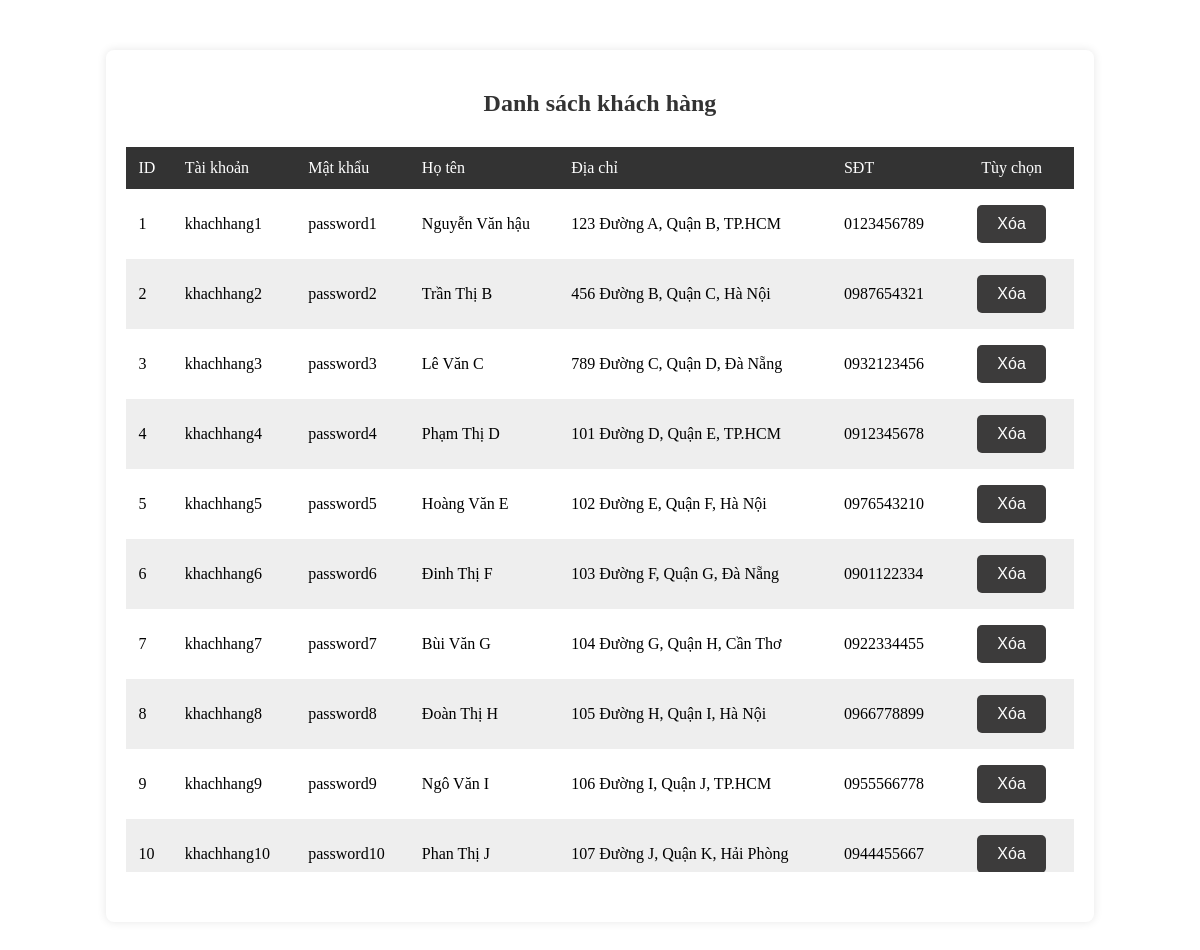
Page /app/views/admin/khachhang/view_list_khachhang.php on the earlier database version.
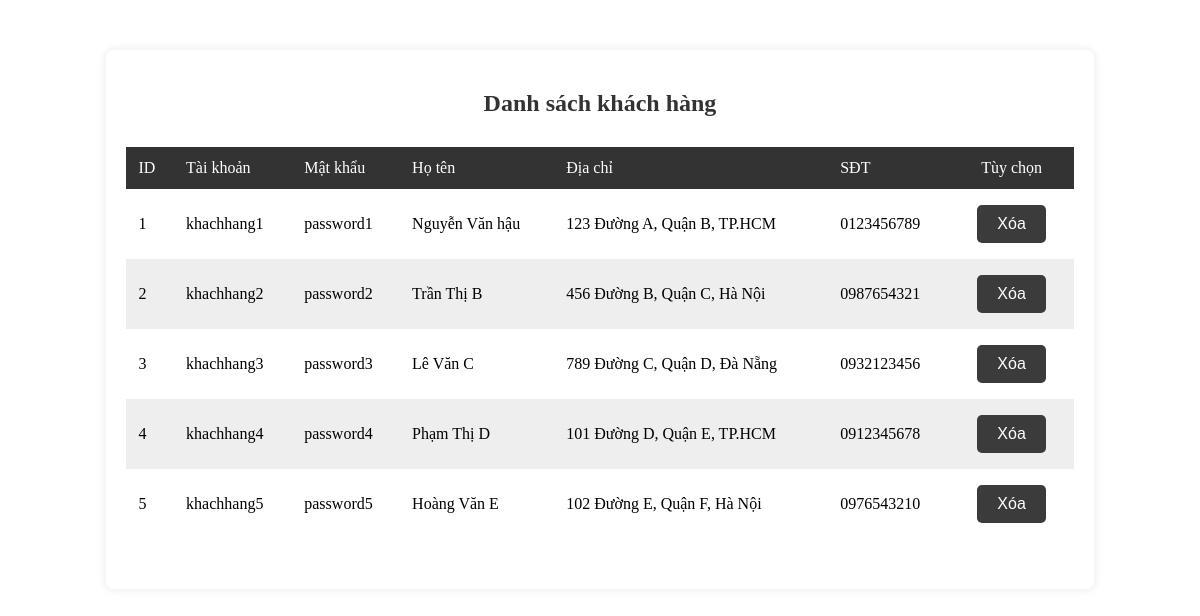
Same page on the later database version.
### tables this page shows
CREATE TABLE `tbl_khachhang` (
  `id_kh` int(10) NOT NULL,
  `user` varchar(100) NOT NULL,
  `password` varchar(100) NOT NULL,
  `hoten` varchar(100) NOT NULL,
  `diachi` varchar(100) NOT NULL,
  `sdt` varchar(15) NOT NULL
);

### app/controllers/Admin/khachhangController/hienthi_khachhang_controller.php (called while the page is built)
<?php
  include_once($_SERVER['DOCUMENT_ROOT'] . '/BTL_web/app/models/khachhang.php');
  $khachhang = new data_khachhang();
  $result = $khachhang->hien_thi_khachhang();
?>

### app/models/khachhang.php (called while the page is built, shortened)
<?php
  include($_SERVER['DOCUMENT_ROOT'] . "/BTL_web/config/dbconnect.php");
  class data_khachhang
  {
    public function hien_thi_khachhang(){
      global $conn;
      $sql = "SELECT * FROM tbl_khachhang";
      $result = mysqli_query($conn, $sql);
      return $result;
    }
}
?>

### app/views/admin/khachhang/view_list_khachhang.php (the view)
<?php
  include_once($_SERVER['DOCUMENT_ROOT'] . '/BTL_web/app/controllers/Admin/khachhangController/hienthi_khachhang_controller.php');
  global $result;
?>
<link rel="stylesheet" href="/BTL_web/app/views/admin/khachhang/view_list_khachhang.css">
<div class="container">
  <h2>Danh sách khách hàng</h2>
  <div class="table-container">
    <table>
      <thead>
          <td>ID</td>
          <td>Tài khoản</td>
          <td>Mật khẩu</td>
          <td>Họ tên</td>
          <td>Địa chỉ</td>
          <td>SĐT</td>
          <td>Tùy chọn</td>
      </thead>
      <tbody>
        <?php
          while($row = mysqli_fetch_assoc($result)){
            echo "<tr>";
            echo "  <td>{$row['id_kh']}</td>";
            echo "  <td>{$row['user']}</td>";
            echo "  <td>{$row['password']}</td>";
            echo "  <td>{$row['hoten']}</td>";
            echo "  <td>{$row['diachi']}</td>";
            echo "  <td>{$row['sdt']}</td>";
            echo "  <td><a href='/BTL_web/app/controllers/Admin/khachhangController/xoa_khachhang_controller.php?id_kh={$row['id_kh']}'><button type='button'>Xóa</button></a></td>";
            echo "</tr>";
          }
        ?>
      </tbody>
    </table>
  </div>
</div>

Differences in the rows shown:
removed tbl_khachhang: id_kh "6", user "khachhang6", password "password6", hoten "Đinh Thị F", diachi "103 Đường F, Quận G, Đà Nẵng", sdt "0901122334"
removed tbl_khachhang: id_kh "7", user "khachhang7", password "password7", hoten "Bùi Văn G", diachi "104 Đường G, Quận H, Cần Thơ", sdt "0922334455"
removed tbl_khachhang: id_kh "8", user "khachhang8", password "password8", hoten "Đoàn Thị H", diachi "105 Đường H, Quận I, Hà Nội", sdt "0966778899"
removed tbl_khachhang: id_kh "9", user "khachhang9", password "password9", hoten "Ngô Văn I", diachi "106 Đường I, Quận J, TP.HCM", sdt "0955566778"
removed tbl_khachhang: id_kh "10", user "khachhang10", password "password10", hoten "Phan Thị J", diachi "107 Đường J, Quận K, Hải Phòng", sdt "0944455667"
